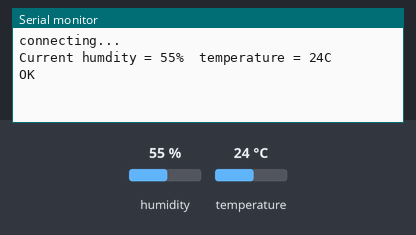
Recording of a sketch running on a simulated Arduino Uno, built with avr-gcc and run on an emulated ATmega328P. Parts: the last lines printed to the serial monitor. The inputs (shaded band) are chosen by the test bench; at power-on: humidity 55 %, temperature 24 °C. WiFi joins after 1.5 s; servers stay silent unless stated.

Above: at 2.2 s.
2.3 s: humidity set to 22 %
At 7.4 s:
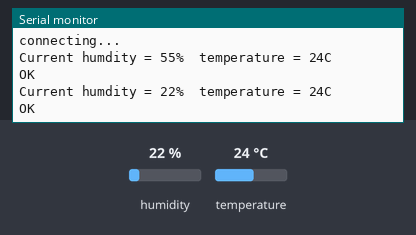
8.5 s: temperature set to 12 °C
At 12.4 s:
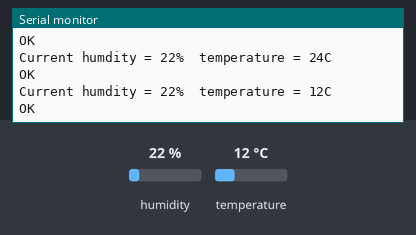
14.7 s: humidity set to 40 %
At 17.3 s:
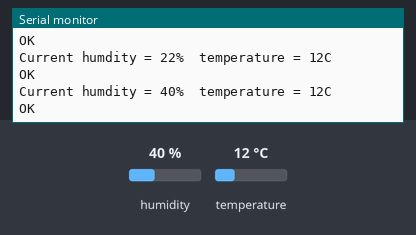
Timing chart, 0 to 18.8 s (numbered marks = the images above; inputs shaded):
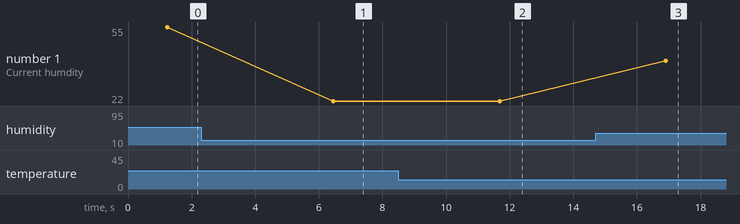

The sketch:

succes_dht_sql.ino
```cpp
#include "DHT.h"  //DHT 온습도 센서 라이브러리 사용
#include <SPI.h>
#include <Client.h>
#include <Ethernet.h>
#define DHTPIN 7        //디지털 7번 핀 사용
#define DHTTYPE DHT11   // DHT11 사용
byte mac[] = { 0x90, 0xA2, 0xDA, 0x0E, 0xF1, 0x67 };
char server[] = "192.168.23.50"; //접속할 서버 주소 APMSETUP이 실행중인 컴퓨터의 ip


IPAddress ip(192,168,23,21);     //아두이노에 부여하는 ip (고정ip부여함)
IPAddress gateway(192,168,0,1);
IPAddress subnet(255,255,255,0);
EthernetClient client;
DHT dht(DHTPIN, DHTTYPE);  //DHT 라이브러리에 포함된 함수 형태정의
void setup() {
  dht.begin();  //온습도 센서 동작시작
  Serial.println("Sensor Ready");

  Ethernet.begin(mac, ip, gateway, subnet); //이더넷 연결 시작
  Serial.begin(9600);  //시리얼 통신 시작
  delay(1000);
  Serial.println("connecting...");
}
void loop() {
  int humidity = dht.readHumidity();         //습도 읽어
  int temperature = dht.readTemperature();   //온도 읽어
  if(humidity!=0 && temperature!=0) //온습도가 0이면 MYSQL에 값 보내지 마
  {
    if (client.connect(server, 80)) {   // Http 요청 헤더
      client.print( "GET /insert_test.php?"); //읽을 PHP 파일
      client.print("humidity=");
      client.print( humidity );
      client.print("&&");
      client.print("temperature=");
      client.print( temperature );      //여기까지는 PHP에서 받기로한 데이터들이다
      client.println( " HTTP/1.1");
      client.println( "Host: 192.168.23.50" ); //요청을 보낼 서버의 주소
      client.println( "Content-Type: application/x-www-form-urlencoded" );
      client.println( "Connection: close" );
      client.println();
      client.stop();
      Serial.print("Current humdity = ");
      Serial.print(humidity);
      Serial.print("%  ");
      Serial.print("temperature = ");
      Serial.print(temperature);
      Serial.println("C  ");
      Serial.println("OK");
    }
  }
  delay(5000); //5초에 한번씩 센서 리딩
}
```

Measured:
- after the input at 2.3 s, the serial monitor: prints a new line after 4.2 s (image 1)
- after the input at 8.5 s, the serial monitor: prints a new line after 3.2 s (image 2)
- after the input at 14.7 s, the serial monitor: prints a new line after 2.2 s (image 3)
- plotted number 1: 55 → 22 after the input at 2.3 s, 22 → 40 after the input at 14.7 s
